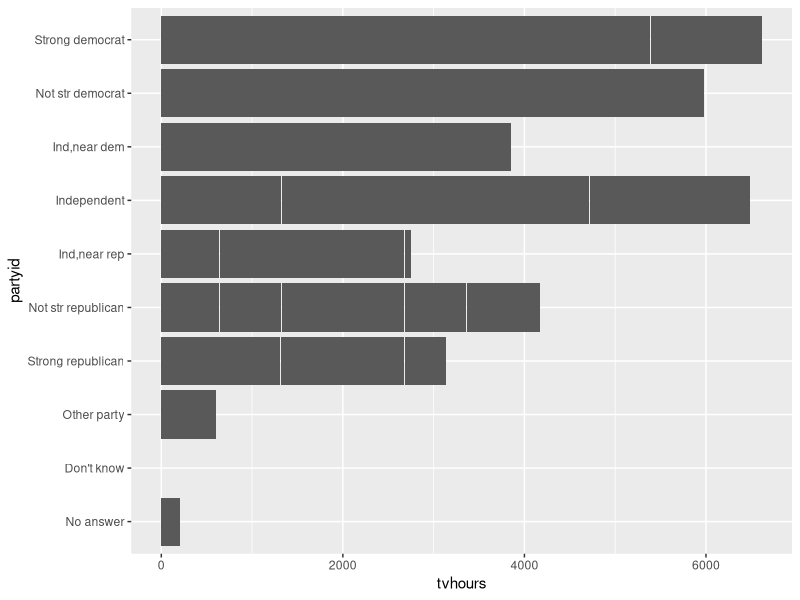
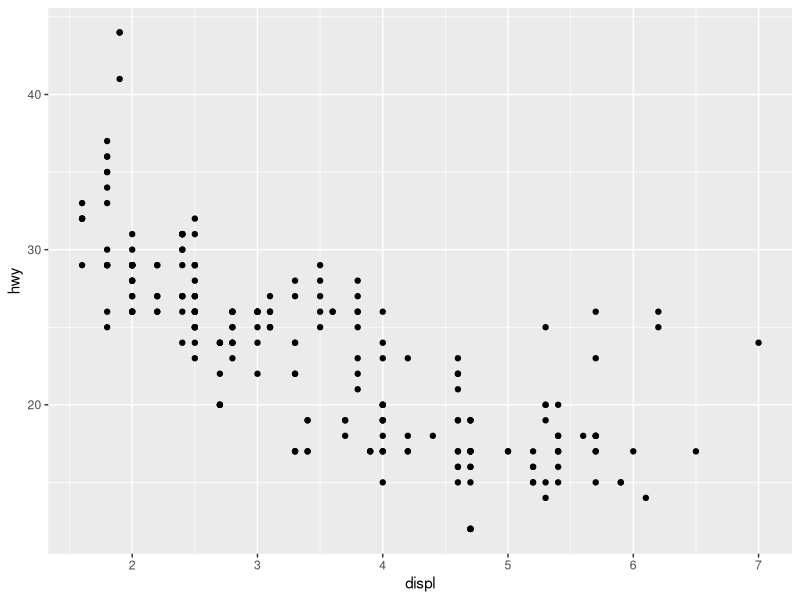

Write the R code that produced these figures, in order.
## ---- chunk 1
library(tidyverse)
## ---- chunk 2
gss_cat %>%
  ggplot(aes(tvhours, partyid)) +
  geom_col()
## ---- chunk 3
ggplot(mpg, aes(x = displ, y = hwy)) +
  geom_point()
